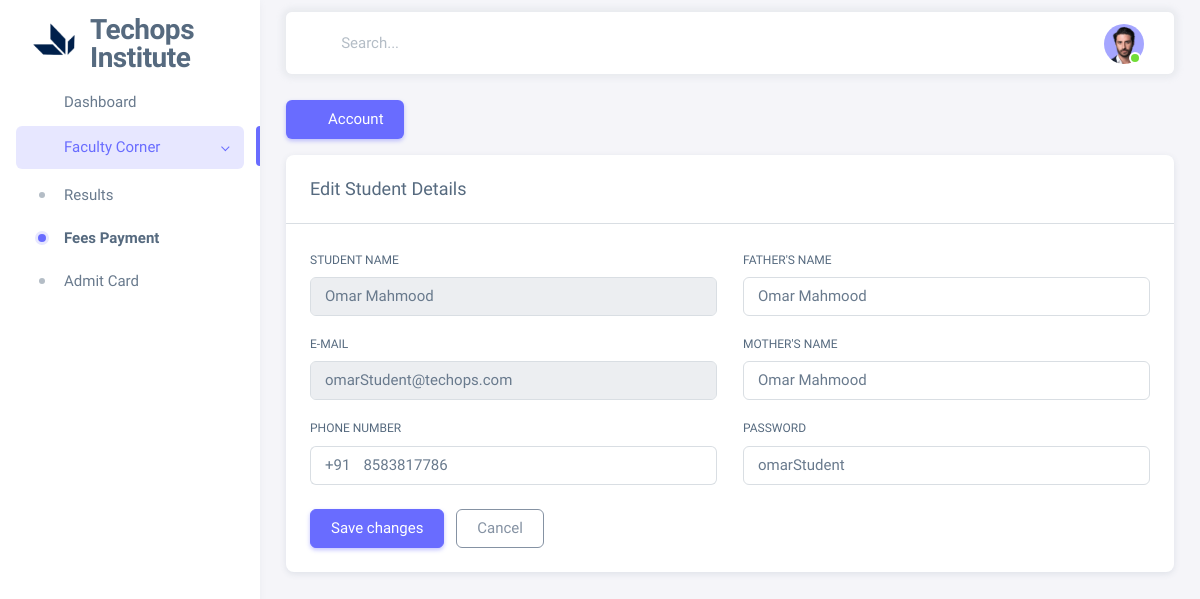
/faculty_student_edit/9, run on the app's committed database.
### techops/models.py (models this page shows)
class student(models.Model):
    student_name=models.CharField(max_length=50)
    student_fathername=models.CharField(max_length=50)
    student_mothername=models.CharField(max_length=50)
    student_email=models.EmailField(max_length=50)
    student_phoneno=models.IntegerField()
    student_dob=models.DateField(max_length=50)
    student_password=models.CharField(max_length=50)
    student_picture=models.CharField(max_length=255)

### techops/views.py (the view)
# urls.py: path('faculty_student_edit/<int:id>', views.faculty_student_edit),
def faculty_student_edit(request, id):
    stu = student.objects.get(id = id)
    context = {'student': stu}
    return render(request, 'faculty_student_edit.html', context)

### techops/templates/faculty_student_edit.html (shortened to what this page needs)
{% load static %}
<!DOCTYPE html>
<html lang="en" class="light-style layout-menu-fixed" dir="ltr" data-theme="theme-default" data-assets-path="../assets/"
    data-template="vertical-menu-template-free">
<head>
    <link rel="stylesheet" href="{% static 'assets/vendor/fonts/boxicons.css' %}" />
    <link rel="stylesheet" href="{% static 'assets/vendor/css/core.css' %}" class="template-customizer-core-css" />
    <link rel="stylesheet" href="{% static 'assets/vendor/css/theme-default.css' %}"
        class="template-customizer-theme-css" />
    <link rel="stylesheet" href="{% static 'assets/css/demo.css' %}" />
    <link rel="stylesheet" href="{% static 'assets/vendor/libs/perfect-scrollbar/perfect-scrollbar.css' %}" />
</head>
<body>
    <div class="layout-wrapper layout-content-navbar">
        <div class="layout-container">
            <aside id="layout-menu" class="layout-menu menu-vertical menu bg-menu-theme">
                <div class="app-brand demo">
                    <a href="techops_dashboard" class="app-brand-link">
                        <span class="app-brand-logo demo">
                            <img src="{% static 'assets/img/logos/Techops_Icon_white_bg-removebg-preview.png' %}"
                                width="50px" alt="">
                        </span>
                        <span class="app-brand-text demo menu-text fw-bolder ms-2" style="text-transform: none;">Techops
                            <br>
                            Institute</span>
                    </a>
                </div>
                <ul class="menu-inner py-1">
                    <li class="menu-item">
                        <a href="techops_dashboard" class="menu-link">
                            <i class="menu-icon tf-icons bx bx-home-circle"></i>
                            <div data-i18n="Analytics">Dashboard</div>
                        </a>
                    </li>
                    <li class="menu-item active open">
                        <a href="javascript:void(0);" class="menu-link menu-toggle">
                            <i class="menu-icon tf-icons bx bx-layout"></i>
                            <div data-i18n="Layouts">Faculty Corner</div>
                        </a>
                        <ul class="menu-sub">
                            <li class="menu-item ">
                                <a href="techops_results" class="menu-link">
                                    <div data-i18n="Fluid">Results</div>
                                </a>
                            </li>
                            <li class="menu-item active">
                                <a href="techops_feesPayment" class="menu-link">
                                    <div data-i18n="Blank">Fees Payment</div>
                                </a>
                            </li>
                            <li class="menu-item">
                                <a href="techops_admit_card" class="menu-link">
                                    <div data-i18n="Blank">Admit Card</div>
                                </a>
                            </li>
                        </ul>
                    </li>
                </ul>
            </aside>
            <div class="layout-page">
                <nav class="layout-navbar container-fluid navbar navbar-expand-xl navbar-detached align-items-center bg-navbar-theme"
                    id="layout-navbar">
                    <div class="navbar-nav-right d-flex align-items-center" id="navbar-collapse">
                        <div class="navbar-nav align-items-center">
                            <div class="nav-item d-flex align-items-center">
                                <i class="bx bx-search fs-4 lh-0"></i>
                                <input type="text" class="form-control border-0 shadow-none" placeholder="Search..."
                                    aria-label="Search..." />
                            </div>
                        </div>
                        <ul class="navbar-nav flex-row align-items-center ms-auto">
                            <li class="nav-item navbar-dropdown dropdown-user dropdown">
                                <a class="nav-link dropdown-toggle hide-arrow" href="javascript:void(0);"
                                    data-bs-toggle="dropdown">
                                    <div class="avatar avatar-online">
                                        <img src="{% static 'assets/img/avatars/1.png' %}" alt
                                            class="w-px-40 h-auto rounded-circle" />
                                    </div>
                                </a>
                            </li>
                        </ul>
                    </div>
                </nav>
                <div class="content-wrapper">
                    <div class="container-xxl flex-grow-1 container-p-y">
                        <div class="row">
                            <div class="col-md-12">
                                <ul class="nav nav-pills flex-column flex-md-row mb-3">
                                    <li class="nav-item">
                                        <a class="nav-link active"><i class=" bx bx-user me-1"></i>
                                            Account</a>
                                    </li>
                                </ul>
                                <div class="card mb-4">
                                    <h5 class="card-header">Edit Student Details</h5>
                                    <hr class="my-0" />
                                    <div class="card-body">
                                        <form id="formAccountSettings" method="POST"
                                            action="../student_edited/{{student.id}}">
                                            <div class="row">
                                                <div class="mb-3 col-md-6">
                                                    <label for="firstName" class="form-label">Student Name</label>
                                                    <input class="form-control" type="text" id="student_name"
                                                        name="student_name" placeholder="Student Full Name"
                                                        value="{{student.student_name}}" autofocus disabled />
                                                </div>
                                                <div class="mb-3 col-md-6">
                                                    <label for="lastName" class="form-label">Father's Name</label>
                                                    <input class="form-control" type="text" name="father_name"
                                                        id="father_name" placeholder="Father's Name"
                                                        value="{{student.student_fathername}}" />
                                                </div>
                                                <div class="mb-3 col-md-6">
                                                    <label for="email" class="form-label">E-mail</label>
                                                    <input class="form-control" type="text" id="student_email"
                                                        name="student_email" placeholder="john.doe@example.com"
                                                        value="{{student.student_email}}" disabled />
                                                </div>
                                                <div class="mb-3 col-md-6">
                                                    <label for="organization" class="form-label">Mother's Name</label>
                                                    <input type="text" class="form-control" id="mother_name"
                                                        name="mother_name" placeholder="Mother's Name"
                                                        value="{{student.student_mothername}}" />
                                                </div>
                                                <div class="mb-3 col-md-6">
                                                    <label class="form-label" for="phoneNumber">Phone Number</label>
                                                    <div class="input-group input-group-merge">
                                                        <span class="input-group-text">+91</span>
                                                        <input type="text" id="student_phno" name="student_phno"
                                                            class="form-control" placeholder="9338272873"
                                                            value="{{student.student_phoneno}}" />
                                                    </div>
                                                </div>
                                                <div class="mb-3 col-md-6">
                                                    <label for="address" class="form-label">Password</label>
                                                    <input type="text" class="form-control" id="student_password"
                                                        name="student_password" placeholder="password"
                                                        value="{{student.student_password}}" />
                                                </div>
                                            </div>
                                            <div class="mt-2">
                                                <button type="submit" class="btn btn-primary me-2">Save
                                                    changes</button>
                                                <button type="reset" class="btn btn-outline-secondary">Cancel</button>
                                            </div>
                                        </form>
                                    </div>
                                </div>
                            </div>
                        </div>
                    </div>
                </div>
            </div>
        </div>
    </div>
</body>
</html>

### techops/static/assets/css/demo.css (style rules this page uses)
.menu .app-brand.demo { height: 64px; margin-top: 12px; }
.app-brand-text.demo { font-size: 1.75rem; letter-spacing: -0.5px; text-transform: lowercase; }

### data on the page
student: student_name "Omar Mahmood", father_name "Omar Mahmood", student_email "omarStudent@techops.com", mother_name "Omar Mahmood", student_phno "8583817786", student_password "omarStudent"
